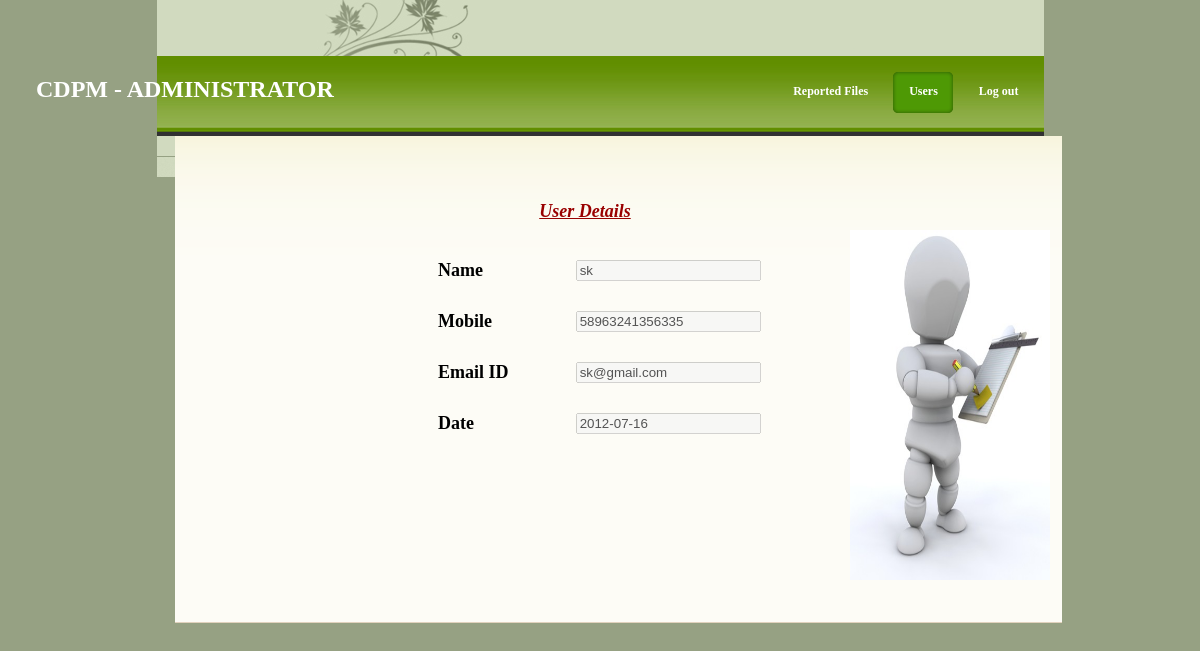
The app's page /admin_profile.php?id=sk with its own data.
### tables this page shows
CREATE TABLE `user` (
  `name` varchar(220) NOT NULL,
  `userid` varchar(220) NOT NULL,
  `pass` varchar(220) NOT NULL,
  `mobile` varchar(220) NOT NULL,
  `email` varchar(220) NOT NULL,
  `date` varchar(50) NOT NULL,
  `id` int(11) NOT NULL AUTO_INCREMENT,
  PRIMARY KEY (`id`)
);

### admin_profile.php (the view, shortened to what this page needs)
<?php
$uname=$_GET["id"];
$result = mysql_query("SELECT * FROM `user` WHERE `userid`='$uname'");
        $row = mysql_fetch_array($result);
?>
<html >
    <head>
        <link href="style.css" rel="stylesheet" type="text/css" />
    </head>
    <body>
        <div id="container">
            <div id="header">
                <div id="logo">
                    <div style="position:absolute; left:36px;  top:80px;">
                        <div align="left"><font color="#FFFFFF" size="5"><storng><b><?php
                                        include_once 'head_admin.php';
                        ?></b></strong></font> </div>
                    </div>
                </div>
                <div id="menu">
                    <ul>
                        <?php
                        include_once 'navigation_admin.php';
                        ?>
                    </ul>
                </div>
            </div>
            <div class="box"> <br>
                <br>
                <p>&nbsp;&nbsp;&nbsp;&nbsp;&nbsp;&nbsp;&nbsp;&nbsp;&nbsp;&nbsp;&nbsp;&nbsp;&nbsp;&nbsp;&nbsp;&nbsp;&nbsp;&nbsp;&nbsp;&nbsp;
                    <strong><em><font color="#990000" size="+1" face="Times New Roman"
                                      style="text-decoration:underline">User Details</font></em></strong>
                    <br/>
                    <br>
                    <table align="center" cellpadding="10" cellspacing="10" width="400">
                        <tr>
                            <td><font face="Times New Roman"  size="+1"><strong>Name</strong></font></td>
                            <td>&nbsp;&nbsp;&nbsp;&nbsp; <input type="text" name="unn" class="b" value="<?php
                            echo $row["name"];
                            ?>" disabled="true"></td>
                        </tr>
                        <tr>
                            <td><font face="Times New Roman"  size="+1"><strong>Mobile</strong></font></td>
                            <td>&nbsp;&nbsp;&nbsp;&nbsp; <input type="text" name="mobb" class="b" value="<?php
                            echo $row["mobile"];
                            ?>" disabled="true"></td>
                        </tr>
                        <tr>
                            <td><font face="Times New Roman"  size="+1"><strong>Email ID</strong></font></td>
                            <td>&nbsp;&nbsp;&nbsp;&nbsp; <input type="text" name="eidd" class="b" value="<?php
                            echo $row["email"];
                            ?>" disabled="true"></td>
                        </tr>
                        <tr>
                            <td><font face="Times New Roman"  size="+1"><strong>Date</strong></font></td>
                            <td>&nbsp;&nbsp;&nbsp;&nbsp; <input type="text" name="date" class="b" value="<?php
                                 echo $row["date"];
                                ?>" disabled="true"></td>
                        </tr>
                        <tr>
                            <td></td>
                        </tr>
                    </table>
            </div>
            <div style="position:absolute; left:850px;  top:230px;">
                <img src="images/create_new_user.jpg" width="200" height="350">
            </div>
        </div>
</body>
</html>

### style.css (style rules this page uses)
html { background: #96A183; }
body { margin: 0; padding:0; font-family: Arial, Helvetica, sans-serif; font-size: 12px; line-height: 1.5em; width: 100%; display: table; background: url(images/body_bg.jpg) repeat-x; }
#container { width: 887px; margin: auto; }
#header { width: 887px; height: 156px; background: url(images/header_bg.jpg); }
#logo { float: left; width: 272px; height: 71px; margin: 61px 0 0 40px; font-family: "Trebuchet MS", Tahoma, Verdana; }
#menu { float: right; height: 41px; width: 560px; margin: 60px 0 0 0; padding: 0; }
#menu ul { clear: both; float: right; list-style: none; display: inline; }
.box { position: relative; height: 450px; background: #FDFCF6 url('images/boxbg.gif') repeat-x; left: 1.5em; top: -3.4em; padding: 1.5em; border-bottom: solid 1px #E1D2BD; margin-bottom: 1.0em; }

### records on screen
user: unn "sk", mobb "58963241356335", eidd "sk@gmail.com", date "2012-07-16"
